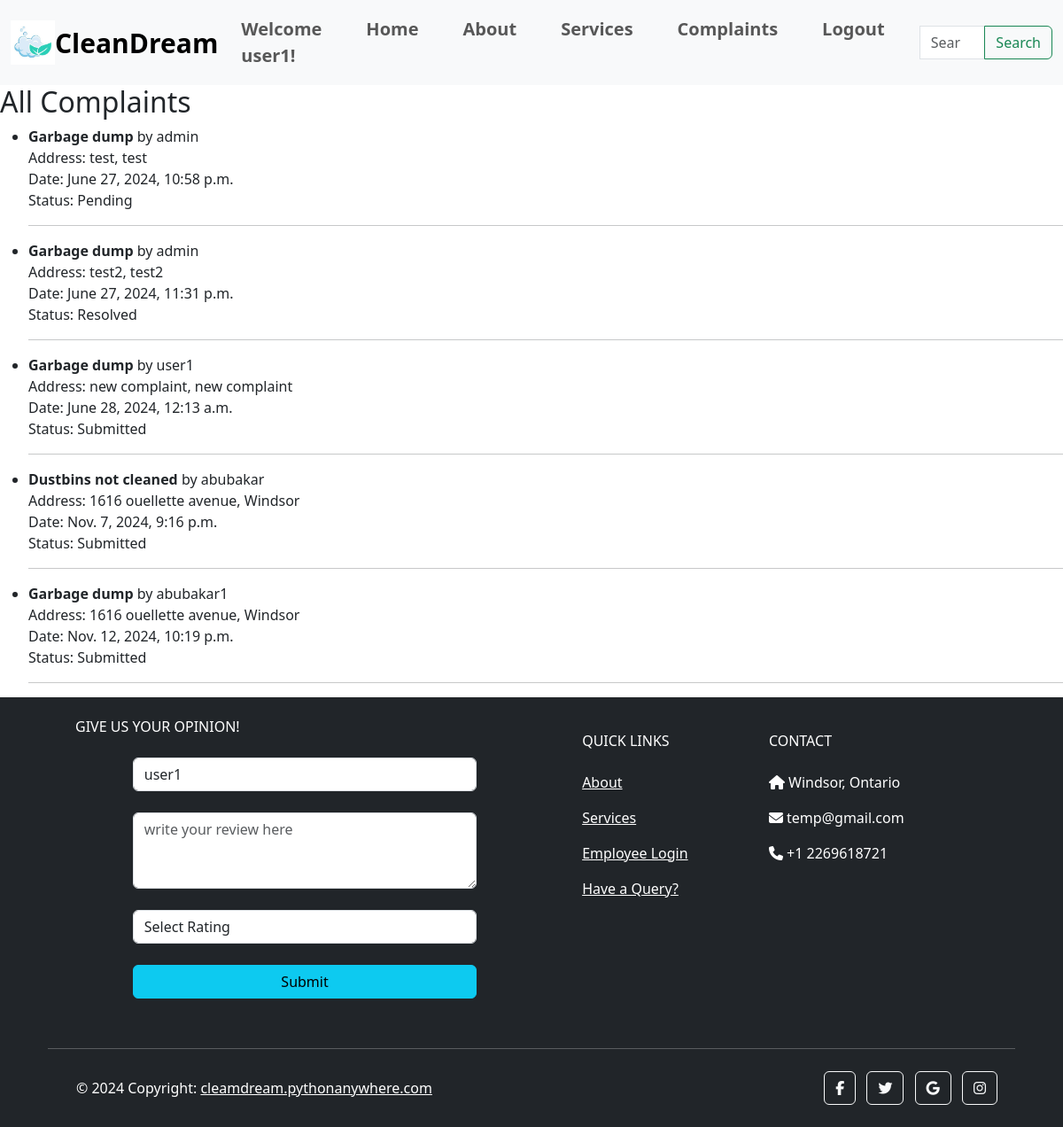
The page /all_complaints (signed in) on the database its author committed.
### city/models.py (models this page shows, shortened)
class MyUser(AbstractUser):
    email = models.EmailField(unique=True)
    is_user = models.BooleanField(default=True)
    is_employee = models.BooleanField(default=False)

class Complaint(models.Model):
    STATUS = (
        ('Submitted', 'Submitted'),
        ('Pending', 'Pending'),
        ('Resolved', 'Resolved')
    )
    COMPLAINTS = (
        ('Garbage dump', 'Garbage dump'),
        ('Overflow of Septic Tanks', 'Overflow of Septic Tanks'),
        ('Burning of Garbage', 'Burning of Garbage'),
        ('Stagnant Water', 'Stagnant Water'),
        ('Dustbins not cleaned', 'Dustbins not cleaned'),
        ('Improper Sanitization', 'Improper Sanitization'),
        ('Open Manholes or Drains', 'Open Manholes or Drains'),
    )
    user_name = models.ForeignKey(MyUser, on_delete=models.CASCADE)
    complaint_type = models.CharField(max_length=200, null=True, choices=COMPLAINTS)
    address = models.CharField(max_length=500, null=True)
    area = models.CharField(max_length=50, null=True)
    city = models.CharField(max_length=100, null=True)
    pincode = models.CharField(max_length=6, null=True)
    landmark = models.CharField(max_length=200, null=True)
    info = models.CharField(max_length=200, null=True)
    complaint_date = models.DateTimeField(auto_now_add=True, null=True)
    picture = models.ImageField(null=True)
    tracking_id = models.CharField(null=True, max_length=16)
    status = models.CharField(max_length=200, null=True, default='Submitted', choices=STATUS)

### city/views.py (the view)
# urls.py: path('all_complaints',views.all_complaints,name='all_complaints'),
@login_required
def all_complaints(request):
    complaints = Complaint.objects.all()
    return render(request, 'city/all_complaints.html', {'complaints': complaints})

### city/templates/city/all_complaints.html (shortened to what this page needs)
{% extends 'city/navbar.html' %}
{% block content %}
<h2>All Complaints</h2>
<div class="complaints-list">
  {% if complaints %}
    <ul>
      {% for complaint in complaints %}
        <li>
          <strong>{{ complaint.complaint_type }}</strong> by {{ complaint.user_name.username }} <br>
          Address: {{ complaint.address }}, {{ complaint.city }} <br>
          Date: {{ complaint.complaint_date }} <br>
          Status: {{ complaint.status }}
        </li>
        <hr>
      {% endfor %}
    </ul>
  {% else %}
    <p>No complaints filed yet.</p>
  {% endif %}
</div>
{% endblock content %}

### city/templates/city/navbar.html (shortened to what this page needs)
{% load static %}
<!DOCTYPE html>
<html lang="en">
  <head>
    <link rel="stylesheet" href="{% static 'css/style.css' %}" />
    <link
      href="https://cdn.jsdelivr.net/npm/bootstrap@5.3.0-alpha1/dist/css/bootstrap.min.css"
      rel="stylesheet"
    />
  </head>
  <body>
    <nav class="navbar navbar-expand-lg bg-body-tertiary">
      <div class="container-fluid">
        <img id="logo" src="{% static 'images/logo1.png' %}" alt="Logo" />
        <a class="navbar-brand" href="#">CleanDream</a>
        <div class="collapse navbar-collapse" id="navbarNavAltMarkup">
          <div class="navbar-nav ms-auto">
            {% if user.is_authenticated %}
              <a class="nav-link" href="{% url 'user_history' %}">Welcome {{ user.username }}!</a>
            {% endif %}
            <a class="nav-link" href="{% url 'home' %}">Home</a>
            <a class="nav-link" href="{% url 'about' %}">About</a>
            <a class="nav-link" href="{% url 'services' %}">Services</a>
            {% if user.is_authenticated %}
              {% if user.is_employee %}
                <a class="nav-link" href="{% url 'emp_main' %}">Dashboard</a>
              {% else %}
                <a class="nav-link" href="{% url 'user_complaints' %}">Complaints</a>
              {% endif %}
              <form method="post" action="{% url 'logout' %}" style="display: inline;">
                <button type="submit" class="btn btn-link nav-link" style="display: inline; padding: 0; border: none; background: none;">Logout</button>
              </form>
            {% endif %}
          </div>
          <form class="d-flex" role="search" method="GET" action="{% url 'search_results' %}">
            <div class="input-group">
              <input class="form-control" type="search" placeholder="Search" aria-label="Search" name="query">
              <button class="btn btn-outline-success" type="submit">Search</button>
            </div>
          </form>
        </div>
      </div>
    </nav>
    {% block content %}{% endblock content %}
    <footer class="text-center text-lg-start text-white bg-dark">
      <div class="container p-4 pb-0 bg-dark">
        <section class="p-3 pt-0 bg-dark">
          <div class="row bg-dark">
            <div class="col-md-6 col-lg-6 col-xl-6 mx-auto mt-6 bg-dark">
              <h6 class="text-uppercase mb-4 font-weight-bold">
                Give us your opinion!
              </h6>
              <form
                class="contact-form d-flex flex-column align-items-center bg-dark"
                action="{% url 'feedback' %}"
                method="POST"
              >
                <div class="form-group w-75">
                  {% if user.is_authenticated %}
                    <input
                      type="text"
                      class="form-control"
                      value="{{ user.username }}"
                      name="person_name"
                      readonly
                    /><br />
                  {% endif %}
                </div>
                <div class="form-group w-75">
                  <textarea
                    class="form-control"
                    type="text"
                    rows="3"
                    placeholder="write your review here"
                    name="testimonial"
                    required
                  ></textarea
                  ><br />
                </div>
                <div class="form-group w-75 mb-4">
                  <select class="form-control" name="rating" required>
                    <option value="">Select Rating</option>
                  </select>
                </div>
                <button type="submit" class="btn btn-submit btn-info w-75">
                  Submit
                </button>
                <br />
              </form>
            </div>
            <div class="col-md-3 col-lg-2 col-xl-2 mx-auto mt-3">
              <h6 class="text-uppercase mb-4 font-weight-bold">Quick Links</h6>
              <p><a class="text-white" href="{% url 'about' %}">About</a></p>
              <p><a class="text-white" href="{% url 'services' %}">Services</a></p>
              <p><a class="text-white" href="{% url 'employee_login' %}">Employee Login</a></p>
              <p><a class="text-white" href="{% url 'query_form' %}">Have a Query?</a></p>
            </div>
            <div class="col-md-4 col-lg-3 col-xl-3 mx-auto mt-3">
              <h6 class="text-uppercase mb-4 font-weight-bold">Contact</h6>
              <p><i class="fas fa-home mr-3"></i> Windsor, Ontario</p>
              <p><i class="fas fa-envelope mr-3"></i> temp@gmail.com</p>
              <p><i class="fas fa-phone mr-3"></i> +1 2269618721</p>
            </div>
          </div>
        </section>
        <hr class="my-3" />
        <section class="p-3 pt-0">
          <div class="row d-flex align-items-center">
            <div class="col-md-7 col-lg-8 text-center text-md-start">
              <div class="p-3">
                © 2024 Copyright:
                <a class="text-white" href="#">cleamdream.pythonanywhere.com</a>
              </div>
            </div>
            <div class="col-md-5 col-lg-4 ml-lg-0 text-center text-md-end">
              <a
                class="btn btn-outline-light btn-floating m-1"
                class="text-white"
                role="button"
                ><i class="fab fa-facebook-f"></i
              ></a>
              <a
                class="btn btn-outline-light btn-floating m-1"
                class="text-white"
                role="button"
                ><i class="fab fa-twitter"></i
              ></a>
              <a
                class="btn btn-outline-light btn-floating m-1"
                class="text-white"
                role="button"
                ><i class="fab fa-google"></i
              ></a>
              <a
                class="btn btn-outline-light btn-floating m-1"
                class="text-white"
                role="button"
                ><i class="fab fa-instagram"></i
              ></a>
            </div>
          </div>
        </section>
      </div>
    </footer>
  </body>
</html>

### static/css/style.css (style rules this page uses)
html, body { margin: 0; padding: 0; }
.navbar-brand { font-size: 30px !important; font-weight: 600 !important; }
.nav-link { font-size: 20px !important; font-weight: 600 !important; padding: 10px !important; margin-right: 30px !important; }
h6 { font-weight: lighter !important; }
#logo { height: 50px !important; width: 50px !important; }

### rows shown on the page
MyUser: username "user1", person_name "user1"
Complaint: complaint_type "Garbage dump", user_name.username "admin", address "test", city "test", complaint_date "June 27, 2024, 10:58 p.m.", status "Pending"
Complaint: complaint_type "Garbage dump", user_name.username "admin", address "test2", city "test2", complaint_date "June 27, 2024, 11:31 p.m.", status "Resolved"
Complaint: complaint_type "Garbage dump", user_name.username "user1", address "new complaint", city "new complaint", complaint_date "June 28, 2024, 12:13 a.m.", status "Submitted"
Complaint: complaint_type "Dustbins not cleaned", user_name.username "abubakar", address "1616 ouellette avenue", city "Windsor", complaint_date "Nov. 7, 2024, 9:16 p.m.", status "Submitted"
Complaint: complaint_type "Garbage dump", user_name.username "abubakar1", address "1616 ouellette avenue", city "Windsor", complaint_date "Nov. 12, 2024, 10:19 p.m.", status "Submitted"
